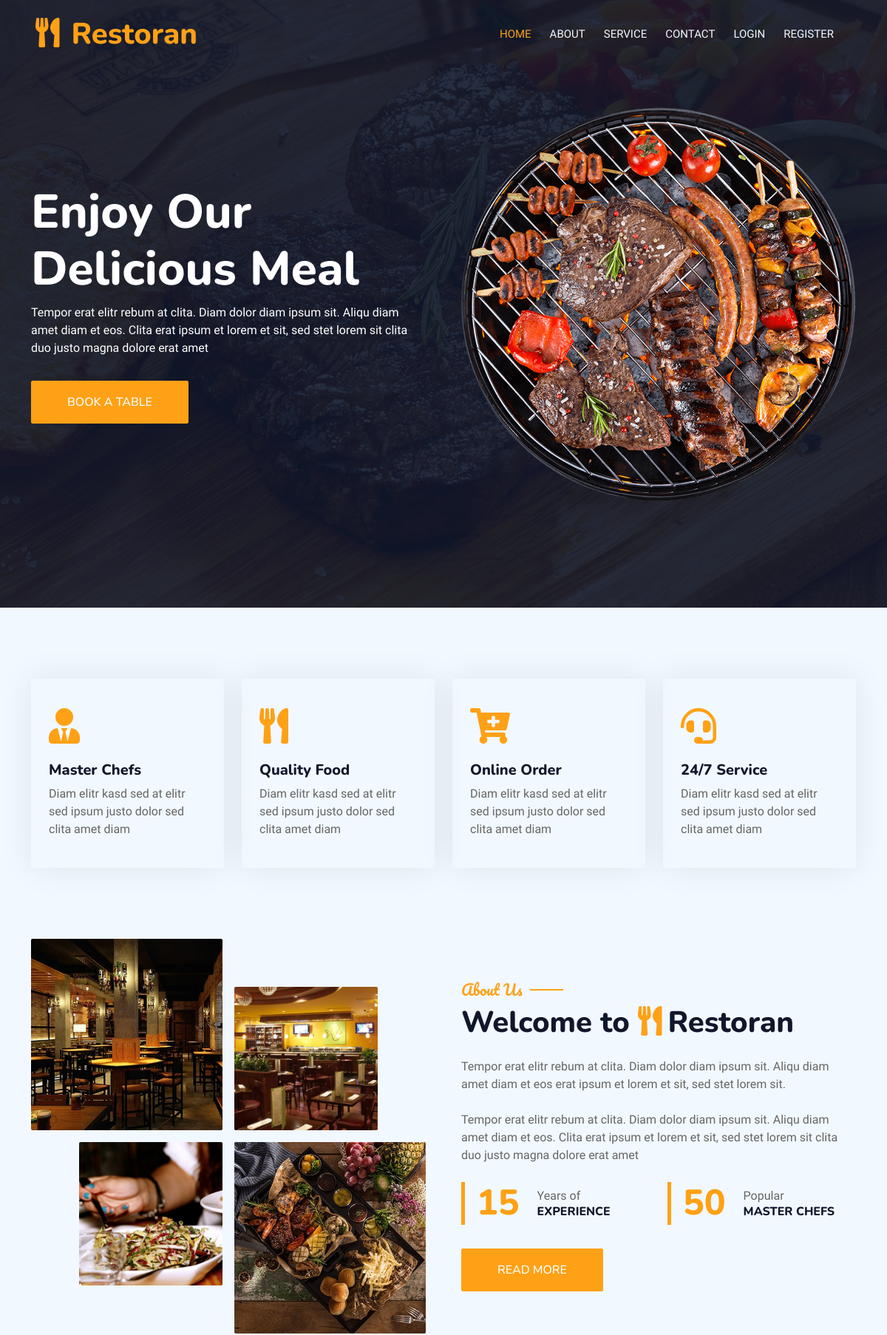
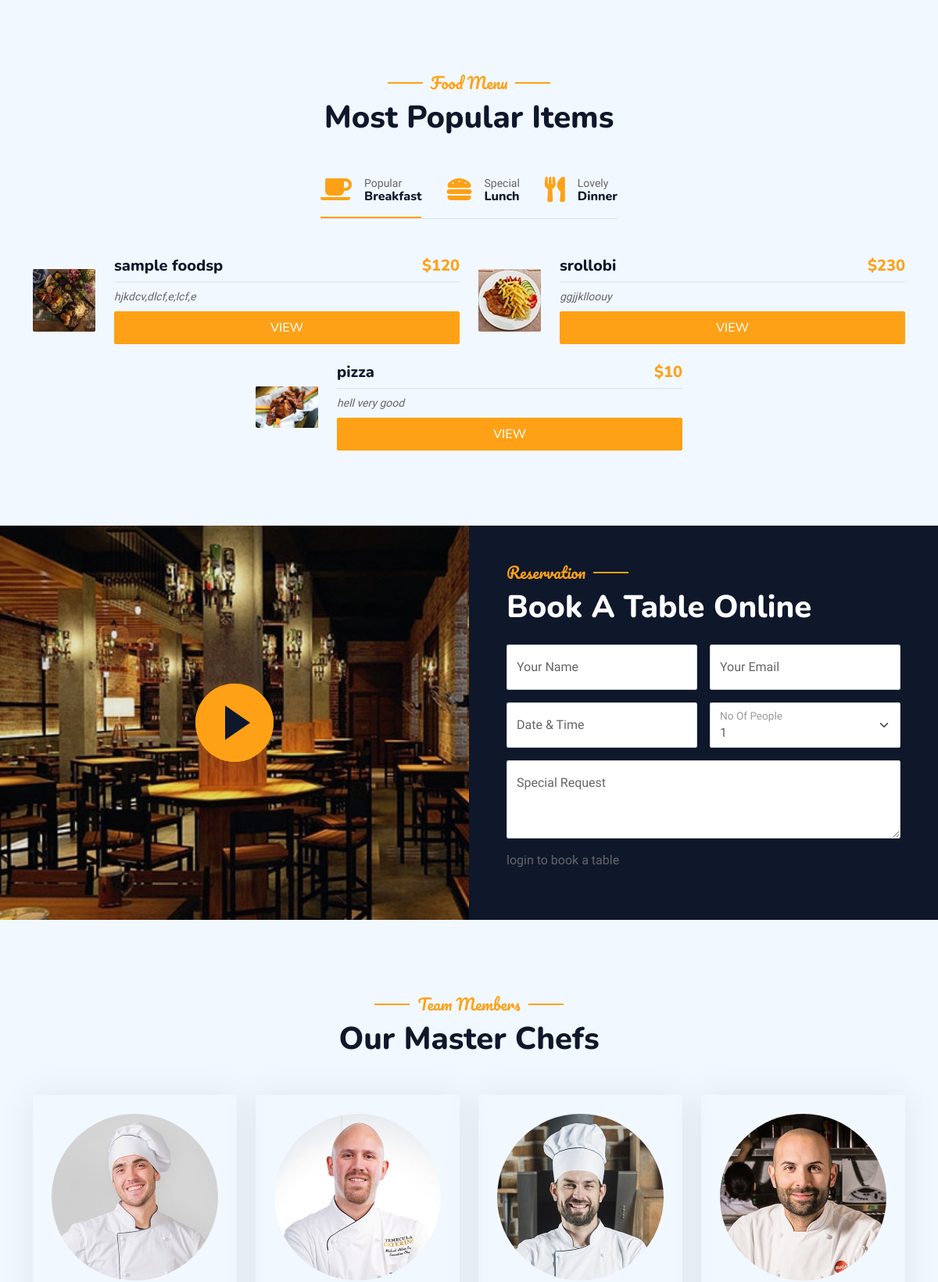
The page / (upper part) on the database its author committed (2 pictures, top to bottom).
### tables this page shows
CREATE TABLE `foods` (
  `id` int(10) NOT NULL,
  `name` varchar(200) NOT NULL,
  `image` varchar(200) NOT NULL,
  `description` text NOT NULL,
  `price` varchar(20) NOT NULL,
  `meal_id` int(1) NOT NULL,
  `created_at` timestamp NOT NULL DEFAULT current_timestamp()
);

### index.php (the view, shortened to what the rows shown need)
<?php require_once "libs/App.php"; ?>
<?php require_once "includes/header.php"; ?>
<?php
    $query = "SELECT * FROM foods where meal_id= 1";
    $app = new App;
    $meals_1 = $app->selectAll($query);
?>
<body>
            <div class="container-xxl py-5 bg-dark hero-header mb-5">
                <div class="container my-5 py-5">
                    <div class="row align-items-center g-5">
                        <div class="col-lg-6 text-center text-lg-start">
                            <h1 class="display-3 text-white animated slideInLeft">Enjoy Our<br>Delicious Meal</h1>
                        </div>
                    </div>
                </div>
            </div>
        <div class="container-xxl py-5">
            <div class="container">
                <div class="row g-5 align-items-center">
                    <div class="col-lg-6">
                        <h1 class="mb-4">Welcome to <i class="fa fa-utensils text-primary me-2"></i>Restoran</h1>
                        <div class="row g-4 mb-4">
                            <div class="col-sm-6">
                                <div class="d-flex align-items-center border-start border-5 border-primary px-3">
                                    <h1 class="flex-shrink-0 display-5 text-primary mb-0" data-toggle="counter-up">15</h1>
                                </div>
                            </div>
                            <div class="col-sm-6">
                                <div class="d-flex align-items-center border-start border-5 border-primary px-3">
                                    <h1 class="flex-shrink-0 display-5 text-primary mb-0" data-toggle="counter-up">50</h1>
                                </div>
                            </div>
                        </div>
                    </div>
                </div>
            </div>
        </div>
                   <div class="container-xxl py-5">
                       <div class="container">
                           <div class="text-center wow fadeInUp" data-wow-delay="0.1s">
                                <h1 class="mb-5">Most Popular Items</h1>
                            </div>
                                <div class="tab-class text-center wow fadeInUp" data-wow-delay="0.1s">
                                    <div class="tab-content">
                                        <div id="tab-1" class="tab-pane fade show active">
                                            <div class="row g-4 justify-content-center">
                                             <?php if ($meals_1 && is_array($meals_1)): ?>
                                                <?php foreach ($meals_1 as $meal_1): ?>
                                                    <div class="col-lg-6">
                                                        <div class="d-flex align-items-center">
                                                            <img class="flex-shrink-0 img-fluid rounded" src="<?php echo APPIMAGES; ?>/<?php echo $meal_1->image; ?>" alt="" style="width: 80px;">
                                                            <div class="w-100 d-flex flex-column text-start ps-4">
                                                                <h5 class="d-flex justify-content-between border-bottom pb-2">
                                                                    <span><?php echo $meal_1->name; ?></span>
                                                                    <span class="text-primary">$<?php echo $meal_1->price; ?></span>
                                                                </h5>
                                                                <small class="fst-italic"><?php echo $meal_1->description; ?></small>
                                                                <a type="button" href="<?php echo APPURL; ?>/food/add-cart.php?id=<?php echo $meal_1->id; ?>" class="btn btn-primary py-2 mt-2">View</a>
                                                            </div>
                                                        </div>
                                                    </div>
                                                <?php endforeach; ?>
                                                 <?php else: ?>
                                                     <p>No meals available</p>
                                                 <?php endif; ?>
                                            </div>
                                        </div>
                                    </div>
                                </div>
                        </div>
                    </div>
        <div class="container-xxl py-5 px-0 wow fadeInUp" data-wow-delay="0.1s">
            <div class="row g-0">
                <div class="col-md-6 bg-dark d-flex align-items-center">
                    <div class="p-5 wow fadeInUp" data-wow-delay="0.2s">
                        <h1 class="text-white mb-4">Book A Table Online</h1>
                    </div>
                </div>
            </div>
        </div>
        <div class="container-xxl pt-5 pb-3">
            <div class="container">
                <div class="text-center wow fadeInUp" data-wow-delay="0.1s">
                    <h1 class="mb-5">Our Master Chefs</h1>
                </div>
            </div>
        </div>
</body>
<?php require "includes/footer.php"; ?>

### rows shown on the page
foods: image (picture), name "sample foodsp", price "120", description "hjkdcv,dlcf,e;lcf,e"
foods: image (picture), name "srollobi", price "230", description "ggjjklloouy"
foods: image (picture), name "pizza", price "10", description "hell very good"
